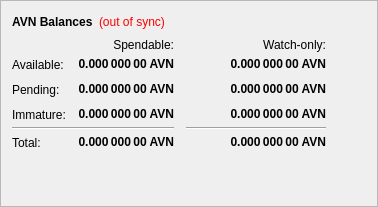
        <widget class="QFrame" name="frame">
         <property name="maximumSize">
          <size>
           <width>400</width>
           <height>16777215</height>
          </size>
         </property>
         <property name="frameShape">
          <enum>QFrame::StyledPanel</enum>
         </property>
         <property name="frameShadow">
          <enum>QFrame::Raised</enum>
         </property>
         <layout class="QVBoxLayout" name="verticalLayout_4">
          <item>
           <layout class="QHBoxLayout" name="horizontalLayout_4">
            <item>
             <widget class="QLabel" name="label_5">
              <property name="font">
               <font>
                <weight>75</weight>
                <bold>true</bold>
               </font>
              </property>
              <property name="text">
               <string>AVN Balances</string>
              </property>
             </widget>
            </item>
            <item>
             <widget class="QLabel" name="labelWalletStatus">
              <property name="cursor">
               <cursorShape>WhatsThisCursor</cursorShape>
              </property>
              <property name="toolTip">
               <string>The displayed information may be out of date. Your wallet automatically synchronizes with the Avantage network after a connection is established, but this process has not completed yet.</string>
              </property>
              <property name="styleSheet">
               <string notr="true">QLabel { color: red; }</string>
              </property>
              <property name="text">
               <string notr="true">(out of sync)</string>
              </property>
              <property name="alignment">
               <set>Qt::AlignLeading|Qt::AlignLeft|Qt::AlignVCenter</set>
              </property>
             </widget>
            </item>
            <item>
             <spacer name="horizontalSpacer_3">
              <property name="orientation">
               <enum>Qt::Horizontal</enum>
              </property>
              <property name="sizeHint" stdset="0">
               <size>
                <width>40</width>
                <height>20</height>
               </size>
              </property>
             </spacer>
            </item>
           </layout>
          </item>
          <item>
           <layout class="QGridLayout" name="gridLayout" rowminimumheight="0,25,25,25,0,25">
            <property name="sizeConstraint">
             <enum>QLayout::SetFixedSize</enum>
            </property>
            <property name="horizontalSpacing">
             <number>12</number>
            </property>
            <property name="verticalSpacing">
             <number>0</number>
            </property>
            <item row="2" column="2">
             <widget class="QLabel" name="labelWatchPending">
              <property name="font">
               <font>
                <weight>75</weight>
                <bold>true</bold>
               </font>
              </property>
              <property name="cursor">
               <cursorShape>IBeamCursor</cursorShape>
              </property>
              <property name="toolTip">
               <string>Unconfirmed transactions to watch-only addresses</string>
              </property>
              <property name="text">
               <string notr="true">0.000 000 00 AVN</string>
              </property>
              <property name="alignment">
               <set>Qt::AlignRight|Qt::AlignTrailing|Qt::AlignVCenter</set>
              </property>
              <property name="textInteractionFlags">
               <set>Qt::LinksAccessibleByMouse|Qt::TextSelectableByKeyboard|Qt::TextSelectableByMouse</set>
              </property>
             </widget>
            </item>
            <item row="2" column="1">
             <widget class="QLabel" name="labelUnconfirmed">
              <property name="font">
               <font>
                <weight>75</weight>
                <bold>true</bold>
               </font>
              </property>
              <property name="cursor">
               <cursorShape>IBeamCursor</cursorShape>
              </property>
              <property name="toolTip">
               <string>Total of transactions that have yet to be confirmed, and do not yet count toward the spendable balance</string>
              </property>
              <property name="text">
               <string notr="true">0.000 000 00 AVN</string>
              </property>
              <property name="alignment">
               <set>Qt::AlignRight|Qt::AlignTrailing|Qt::AlignVCenter</set>
              </property>
              <property name="textInteractionFlags">
               <set>Qt::LinksAccessibleByMouse|Qt::TextSelectableByKeyboard|Qt::TextSelectableByMouse</set>
              </property>
             </widget>
            </item>
            <item row="3" column="2">
             <widget class="QLabel" name="labelWatchImmature">
              <property name="font">
               <font>
                <weight>75</weight>
                <bold>true</bold>
               </font>
              </property>
              <property name="cursor">
               <cursorShape>IBeamCursor</cursorShape>
              </property>
              <property name="toolTip">
               <string>Staked or masternode rewards in watch-only addresses that has not yet matured</string>
              </property>
              <property name="text">
               <string notr="true">0.000 000 00 AVN</string>
              </property>
              <property name="alignment">
               <set>Qt::AlignRight|Qt::AlignTrailing|Qt::AlignVCenter</set>
              </property>
              <property name="textInteractionFlags">
               <set>Qt::LinksAccessibleByMouse|Qt::TextSelectableByKeyboard|Qt::TextSelectableByMouse</set>
              </property>
             </widget>
            </item>
            <item row="4" column="0" colspan="2">
             <widget class="Line" name="lineSpendableBalance">
              <property name="orientation">
               <enum>Qt::Horizontal</enum>
              </property>
             </widget>
            </item>
            <item row="4" column="2">
             <widget class="Line" name="lineWatchBalance">
              <property name="sizePolicy">
               <sizepolicy hsizetype="Preferred" vsizetype="Fixed">
                <horstretch>0</horstretch>
                <verstretch>0</verstretch>
               </sizepolicy>
              </property>
              <property name="minimumSize">
               <size>
                <width>140</width>
                <height>0</height>
               </size>
              </property>
              <property name="orientation">
               <enum>Qt::Horizontal</enum>
              </property>
             </widget>
            </item>
            <item row="5" column="0">
             <widget class="QLabel" name="labelTotalText">
              <property name="sizePolicy">
               <sizepolicy hsizetype="Preferred" vsizetype="Fixed">
                <horstretch>0</horstretch>
                <verstretch>0</verstretch>
               </sizepolicy>
              </property>
              <property name="maximumSize">
               <size>
                <width>16777215</width>
                <height>25</height>
               </size>
              </property>
              <property name="baseSize">
               <size>
                <width>0</width>
                <height>25</height>
               </size>
              </property>
              <property name="text">
               <string>Total:</string>
              </property>
             </widget>
            </item>
            <item row="3" column="1">
             <widget class="QLabel" name="labelImmature">
              <property name="font">
               <font>
                <weight>75</weight>
                <bold>true</bold>
               </font>
              </property>
              <property name="cursor">
               <cursorShape>IBeamCursor</cursorShape>
              </property>
              <property name="toolTip">
               <string>Staked or masternode rewards that has not yet matured</string>
              </property>
              <property name="text">
               <string notr="true">0.000 000 00 AVN</string>
              </property>
              <property name="alignment">
               <set>Qt::AlignRight|Qt::AlignTrailing|Qt::AlignVCenter</set>
              </property>
              <property name="textInteractionFlags">
               <set>Qt::LinksAccessibleByMouse|Qt::TextSelectableByKeyboard|Qt::TextSelectableByMouse</set>
              </property>
             </widget>
            </item>
            <item row="2" column="3">
             <spacer name="horizontalSpacer_2">
              <property name="orientation">
               <enum>Qt::Horizontal</enum>
              </property>
              <property name="sizeHint" stdset="0">
               <size>
                <width>40</width>
                <height>2</height>
               </size>
              </property>
             </spacer>
            </item>
            <item row="3" column="0">
             <widget class="QLabel" name="labelImmatureText">
              <property name="maximumSize">
               <size>
                <width>16777215</width>
                <height>25</height>
               </size>
              </property>
              <property name="text">
               <string>Immature:</string>
              </property>
             </widget>
            </item>
            <item row="5" column="1">
             <widget class="QLabel" name="labelTotal">
              <property name="font">
               <font>
                <weight>75</weight>
                <bold>true</bold>
               </font>
              </property>
              <property name="cursor">
               <cursorShape>IBeamCursor</cursorShape>
              </property>
              <property name="toolTip">
               <string>Your current total balance</string>
              </property>
              <property name="text">
               <string notr="true">0.000 000 00 AVN</string>
              </property>
              <property name="alignment">
               <set>Qt::AlignRight|Qt::AlignTrailing|Qt::AlignVCenter</set>
              </property>
              <property name="textInteractionFlags">
               <set>Qt::LinksAccessibleByMouse|Qt::TextSelectableByKeyboard|Qt::TextSelectableByMouse</set>
              </property>
             </widget>
            </item>
            <item row="5" column="2">
             <widget class="QLabel" name="labelWatchTotal">
              <property name="font">
               <font>
                <weight>75</weight>
                <bold>true</bold>
               </font>
              </property>
              <property name="cursor">
               <cursorShape>IBeamCursor</cursorShape>
              </property>
              <property name="toolTip">
               <string>Current total balance in watch-only addresses</string>
              </property>
              <property name="text">
               <string notr="true">0.000 000 00 AVN</string>
              </property>
              <property name="alignment">
               <set>Qt::AlignRight|Qt::AlignTrailing|Qt::AlignVCenter</set>
              </property>
              <property name="textInteractionFlags">
               <set>Qt::LinksAccessibleByMouse|Qt::TextSelectableByKeyboard|Qt::TextSelectableByMouse</set>
              </property>
             </widget>
            </item>
            <item row="0" column="2">
             <widget class="QLabel" name="labelWatchonly">
              <property name="text">
               <string>Watch-only:</string>
              </property>
              <property name="alignment">
               <set>Qt::AlignRight|Qt::AlignTrailing|Qt::AlignVCenter</set>
              </property>
             </widget>
            </item>
            <item row="1" column="0">
             <widget class="QLabel" name="labelBalanceText">
              <property name="sizePolicy">
               <sizepolicy hsizetype="Preferred" vsizetype="Fixed">
                <horstretch>0</horstretch>
                <verstretch>0</verstretch>
               </sizepolicy>
              </property>
              <property name="maximumSize">
               <size>
                <width>16777215</width>
                <height>25</height>
               </size>
              </property>
              <property name="baseSize">
               <size>
                <width>0</width>
                <height>25</height>
               </size>
              </property>
              <property name="text">
               <string>Available:</string>
              </property>
             </widget>
            </item>
            <item row="1" column="1">
             <widget class="QLabel" name="labelBalance">
              <property name="font">
               <font>
                <weight>75</weight>
                <bold>true</bold>
               </font>
              </property>
              <property name="cursor">
               <cursorShape>IBeamCursor</cursorShape>
              </property>
              <property name="toolTip">
               <string>Your current spendable balance</string>
              </property>
              <property name="text">
               <string notr="true">0.000 000 00 AVN</string>
              </property>
              <property name="alignment">
               <set>Qt::AlignRight|Qt::AlignTrailing|Qt::AlignVCenter</set>
              </property>
              <property name="textInteractionFlags">
               <set>Qt::LinksAccessibleByMouse|Qt::TextSelectableByKeyboard|Qt::TextSelectableByMouse</set>
              </property>
             </widget>
            </item>
            <item row="1" column="2">
             <widget class="QLabel" name="labelWatchAvailable">
              <property name="font">
               <font>
                <weight>75</weight>
                <bold>true</bold>
               </font>
              </property>
              <property name="cursor">
               <cursorShape>IBeamCursor</cursorShape>
              </property>
              <property name="toolTip">
               <string>Your current balance in watch-only addresses</string>
              </property>
              <property name="text">
               <string notr="true">0.000 000 00 AVN</string>
              </property>
              <property name="alignment">
               <set>Qt::AlignRight|Qt::AlignTrailing|Qt::AlignVCenter</set>
              </property>
              <property name="textInteractionFlags">
               <set>Qt::LinksAccessibleByMouse|Qt::TextSelectableByKeyboard|Qt::TextSelectableByMouse</set>
              </property>
             </widget>
            </item>
            <item row="2" column="0">
             <widget class="QLabel" name="labelPendingText">
              <property name="sizePolicy">
               <sizepolicy hsizetype="Preferred" vsizetype="Fixed">
                <horstretch>0</horstretch>
                <verstretch>0</verstretch>
               </sizepolicy>
              </property>
              <property name="maximumSize">
               <size>
                <width>16777215</width>
                <height>25</height>
               </size>
              </property>
              <property name="baseSize">
               <size>
                <width>0</width>
                <height>25</height>
               </size>
              </property>
              <property name="text">
               <string>Pending:</string>
              </property>
             </widget>
            </item>
            <item row="0" column="1">
             <widget class="QLabel" name="labelSpendable">
              <property name="text">
               <string>Spendable:</string>
              </property>
              <property name="alignment">
               <set>Qt::AlignRight|Qt::AlignTrailing|Qt::AlignVCenter</set>
              </property>
             </widget>
            </item>
           </layout>
          </item>
          <item>
           <spacer name="verticalSpacer_4">
            <property name="orientation">
             <enum>Qt::Vertical</enum>
            </property>
            <property name="sizeHint" stdset="0">
             <size>
              <width>20</width>
              <height>40</height>
             </size>
            </property>
           </spacer>
          </item>
         </layout>
        </widget>
